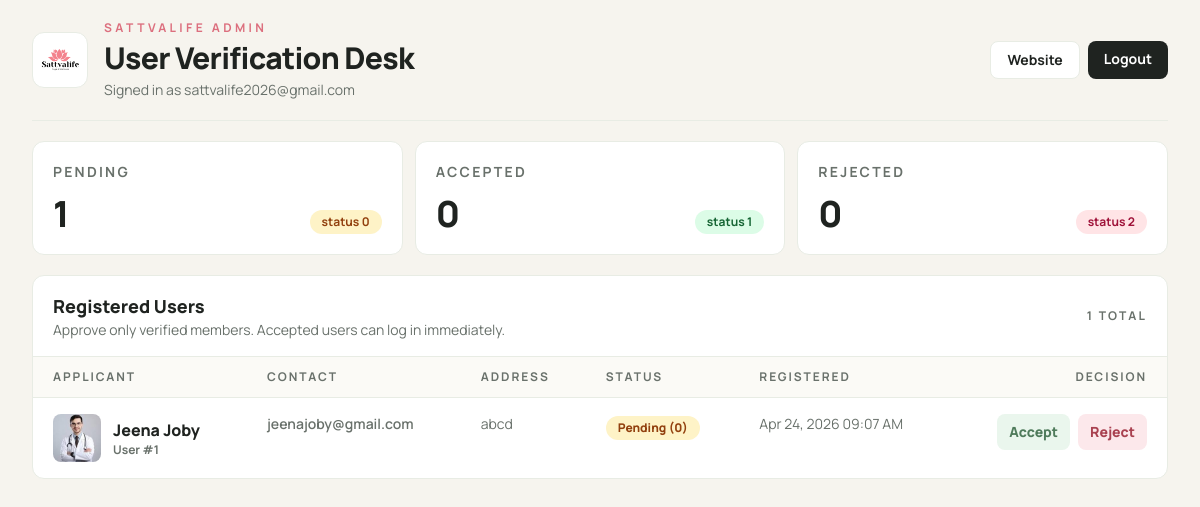
Page /admin-panel/ (signed in) on the earlier database version.
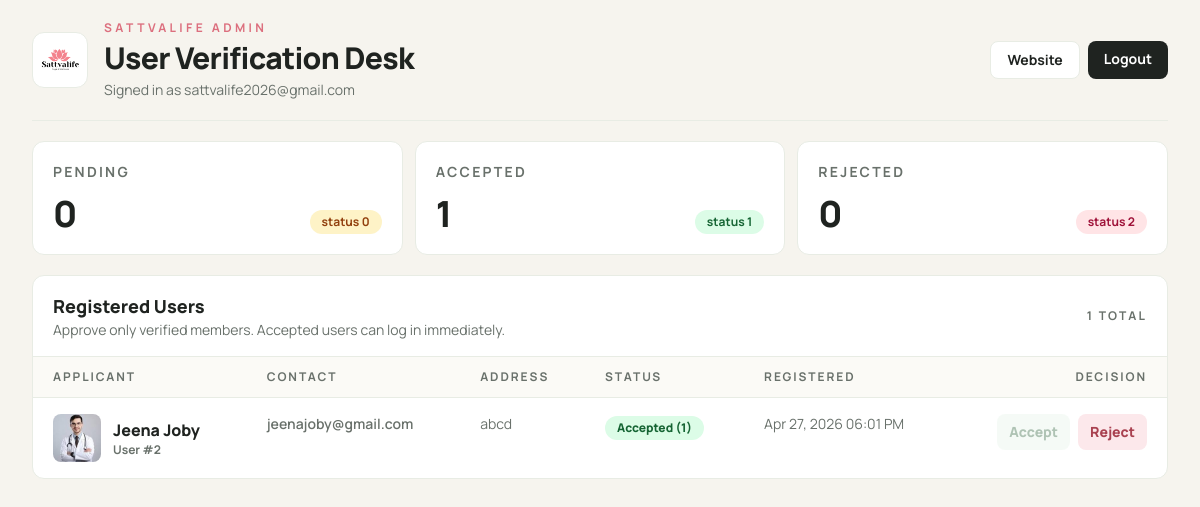
Same page on the later database version.
### Administrator/models.py (models this page shows, shortened)
class Administrators(models.Model):
    name = models.CharField(max_length=150)
    email = models.EmailField(unique=True)
    password = models.CharField(max_length=128)
    created_at = models.DateTimeField(auto_now_add=True)
    updated_at = models.DateTimeField(auto_now=True)
    class Meta:
        db_table = "administrators"
        ordering = ["name", "id"]

### User/models.py (models this page shows, shortened)
class Users(models.Model):
    STATUS_PENDING = 0
    STATUS_ACCEPTED = 1
    STATUS_REJECTED = 2
    STATUS_CHOICES = (
        (STATUS_PENDING, "Pending"),
        (STATUS_ACCEPTED, "Accepted"),
        (STATUS_REJECTED, "Rejected"),
    )
    name = models.CharField(max_length=150)
    email = models.EmailField(unique=True)
    password = models.CharField(max_length=128)
    address = models.TextField()
    photo = models.ImageField(upload_to="user_photos/")
    status = models.PositiveSmallIntegerField(choices=STATUS_CHOICES, default=STATUS_PENDING)
    created_at = models.DateTimeField(auto_now_add=True)
    updated_at = models.DateTimeField(auto_now=True)
    class Meta:
        db_table = "users"
        ordering = ["name", "id"]
    @property
    def is_accepted(self):
        return self.status == self.STATUS_ACCEPTED

### Administrator/views.py (the view)
# urls.py: path("", views.Dashboard, name="dashboard"),
@admin_login_required
def Dashboard(request):
    users = Users.objects.all().order_by("status", "-created_at", "name")
    context = {
        "users": users,
        "pending_count": users.filter(status=Users.STATUS_PENDING).count(),
        "accepted_count": users.filter(status=Users.STATUS_ACCEPTED).count(),
        "rejected_count": users.filter(status=Users.STATUS_REJECTED).count(),
    }
    return render(request, "Administrator/dashboard.html", context)

### Administrator/session_auth.py (called while the page is built)
def get_current_admin(request):
    admin_id = request.session.get(APP_ADMIN_SESSION_KEY)
    if not admin_id:
        return None
    try:
        return Administrators.objects.get(pk=admin_id)
    except Administrators.DoesNotExist:
        request.session.pop(APP_ADMIN_SESSION_KEY, None)
        request.session.modified = True
        return None

def admin_login_required(view_func):
    @wraps(view_func)
    def wrapped(request, *args, **kwargs):
        if get_current_admin(request) is None:
            return redirect(f"/login/?next={request.get_full_path()}")
        return view_func(request, *args, **kwargs)
    return wrapped

### Guest/context_processors.py (called while the page is built)
def session_accounts(request):
    return {
        "current_user": get_current_user(request),
        "current_admin": get_current_admin(request),
    }

### User/session_auth.py (called while the page is built)
def get_current_user(request):
    user_id = request.session.get(APP_USER_SESSION_KEY)
    if not user_id:
        return None
    try:
        user = Users.objects.get(pk=user_id)
    except Users.DoesNotExist:
        request.session.pop(APP_USER_SESSION_KEY, None)
        request.session.modified = True
        return None
    if not user.is_accepted:
        request.session.pop(APP_USER_SESSION_KEY, None)
        request.session.modified = True
        return None
    return user

### Templates/Administrator/dashboard.html (shortened to what this page needs)
<!DOCTYPE html>
{% load static %}
<html lang="en">
<head>
    <script src="https://cdn.tailwindcss.com"></script>
</head>
<body class="min-h-screen bg-[#f6f4ee] text-[var(--ink)]">
    <main class="mx-auto min-h-screen max-w-7xl px-4 py-5 sm:px-6 lg:px-8">
        <header class="mb-5 flex flex-col gap-4 border-b border-[var(--line)] pb-5 lg:flex-row lg:items-center lg:justify-between">
            <div class="flex items-center gap-4">
                <div class="flex h-14 w-14 items-center justify-center rounded-xl border border-[var(--line)] bg-white">
                    <img src="{% static 'sly-logo-spaces.png' %}" alt="SattvaLife Yoga Logo" class="h-10 w-auto object-contain">
                </div>
                <div>
                    <p class="text-xs font-bold uppercase tracking-[0.28em] text-[var(--rose)]">SattvaLife Admin</p>
                    <h1 class="mt-1 text-2xl font-extrabold tracking-tight sm:text-3xl">User Verification Desk</h1>
                    <p class="mt-1 text-sm text-[var(--muted)]">
                        {% if current_admin %}Signed in as {{ current_admin.email }}{% else %}Review access requests{% endif %}
                    </p>
                </div>
            </div>
            <div class="flex flex-wrap gap-2">
                <a href="{% url 'Guest:landing' %}" class="rounded-lg border border-[var(--line)] bg-white px-4 py-2 text-sm font-bold text-[var(--ink)] transition hover:border-[#cfd7ca]">
                    Website
                </a>
                <a href="{% url 'Administrator:logout' %}" class="rounded-lg bg-[var(--ink)] px-4 py-2 text-sm font-bold text-white transition hover:bg-black">
                    Logout
                </a>
            </div>
        </header>
        <section class="mb-5 grid grid-cols-1 gap-3 md:grid-cols-3">
            <article class="rounded-xl border border-[var(--line)] bg-white p-5">
                <p class="text-sm font-bold uppercase tracking-[0.16em] text-[var(--muted)]">Pending</p>
                <div class="mt-3 flex items-end justify-between">
                    <p class="text-4xl font-extrabold">{{ pending_count }}</p>
                    <span class="rounded-full bg-amber-100 px-3 py-1 text-xs font-bold text-amber-800">status 0</span>
                </div>
            </article>
            <article class="rounded-xl border border-[var(--line)] bg-white p-5">
                <p class="text-sm font-bold uppercase tracking-[0.16em] text-[var(--muted)]">Accepted</p>
                <div class="mt-3 flex items-end justify-between">
                    <p class="text-4xl font-extrabold">{{ accepted_count }}</p>
                    <span class="rounded-full bg-green-100 px-3 py-1 text-xs font-bold text-green-800">status 1</span>
                </div>
            </article>
            <article class="rounded-xl border border-[var(--line)] bg-white p-5">
                <p class="text-sm font-bold uppercase tracking-[0.16em] text-[var(--muted)]">Rejected</p>
                <div class="mt-3 flex items-end justify-between">
                    <p class="text-4xl font-extrabold">{{ rejected_count }}</p>
                    <span class="rounded-full bg-rose-100 px-3 py-1 text-xs font-bold text-rose-800">status 2</span>
                </div>
            </article>
        </section>
        <section class="overflow-hidden rounded-xl border border-[var(--line)] bg-white">
            <div class="flex flex-col gap-2 border-b border-[var(--line)] px-5 py-4 sm:flex-row sm:items-center sm:justify-between">
                <div>
                    <h2 class="text-lg font-extrabold">Registered Users</h2>
                    <p class="text-sm text-[var(--muted)]">Approve only verified members. Accepted users can log in immediately.</p>
                </div>
                <p class="text-xs font-bold uppercase tracking-[0.18em] text-[var(--muted)]">{{ users|length }} total</p>
            </div>
            {% if users %}
            <div class="overflow-x-auto">
                <table class="min-w-full divide-y divide-[var(--line)]">
                    <thead class="bg-[#fbfaf6]">
                        <tr class="text-left text-xs font-extrabold uppercase tracking-[0.16em] text-[var(--muted)]">
                            <th class="px-5 py-3">Applicant</th>
                            <th class="px-5 py-3">Contact</th>
                            <th class="px-5 py-3">Address</th>
                            <th class="px-5 py-3">Status</th>
                            <th class="px-5 py-3">Registered</th>
                            <th class="px-5 py-3 text-right">Decision</th>
                        </tr>
                    </thead>
                    <tbody class="divide-y divide-[var(--line)]">
                        {% for user in users %}
                        <tr class="align-top transition hover:bg-[#fbfaf6]">
                            <td class="px-5 py-4">
                                <div class="flex items-center gap-3">
                                    {% if user.photo %}
                                    <img src="{{ user.photo.url }}" alt="{{ user.name }}" class="h-12 w-12 rounded-lg object-cover">
                                    {% else %}
                                    <div class="flex h-12 w-12 items-center justify-center rounded-lg bg-[#f2e4e6] text-lg font-extrabold text-[var(--rose)]">
                                        {{ user.name|slice:":1" }}
                                    </div>
                                    {% endif %}
                                    <div>
                                        <p class="font-extrabold">{{ user.name }}</p>
                                        <p class="text-xs font-bold text-[var(--muted)]">User #{{ user.id }}</p>
                                    </div>
                                </div>
                            </td>
                            <td class="px-5 py-4 text-sm font-semibold text-[var(--muted)]">{{ user.email }}</td>
                            <td class="max-w-xs px-5 py-4 text-sm text-[var(--muted)]">{{ user.address }}</td>
                            <td class="px-5 py-4">
                                <span class="inline-flex rounded-full px-3 py-1 text-xs font-extrabold {% if user.status == 0 %}bg-amber-100 text-amber-800{% elif user.status == 1 %}bg-green-100 text-green-800{% else %}bg-rose-100 text-rose-800{% endif %}">
                                    {{ user.get_status_display }} ({{ user.status }})
                                </span>
                            </td>
                            <td class="px-5 py-4 text-sm text-[var(--muted)]">{{ user.created_at|date:"M d, Y h:i A" }}</td>
                            <td class="px-5 py-4">
                                <div class="flex justify-end gap-2">
                                    <form method="post" action="{% url 'Administrator:accept_user' user.id %}">
                                        <button type="submit" class="rounded-lg bg-[#eaf6ed] px-3 py-2 text-sm font-extrabold text-[var(--sage)] transition hover:bg-[#dbefdf] disabled:cursor-not-allowed disabled:opacity-45" {% if user.status == 1 %}disabled{% endif %}>
                                            Accept
                                        </button>
                                    </form>
                                    <form method="post" action="{% url 'Administrator:reject_user' user.id %}">
                                        <button type="submit" class="rounded-lg bg-[#fce8eb] px-3 py-2 text-sm font-extrabold text-[#a94150] transition hover:bg-[#f8d8de] disabled:cursor-not-allowed disabled:opacity-45" {% if user.status == 2 %}disabled{% endif %}>
                                            Reject
                                        </button>
                                    </form>
                                </div>
                            </td>
                        </tr>
                        {% endfor %}
                    </tbody>
                </table>
            </div>
            {% else %}
            <div class="px-6 py-16 text-center">
                <p class="text-xl font-extrabold">No registered users yet</p>
                <p class="mt-2 text-sm text-[var(--muted)]">New signup requests will appear here for verification.</p>
            </div>
            {% endif %}
        </section>
    </main>
</body>
</html>

### Templates/Administrator/dashboard.html (style rules this page uses)
:root { --ink: #1f2320; --muted: #69716b; --line: #e8ece4; --rose: #dc6f7e; --sage: #4f7b5b; }
body { font-family: "Manrope", sans-serif; }

Differences in the rows shown:
removed Users: photo (picture), name "Jeena Joby", id "1", email "jeenajoby@gmail.com", address "abcd", status "Pending", status "0", created_at "Apr 24, 2026 09:07 AM"
added Users: photo (picture), name "Jeena Joby", id "2", email "jeenajoby@gmail.com", address "abcd", status "Accepted", status "1", created_at "Apr 27, 2026 06:01 PM"
Other differences:
{{ pending_count }}: "1" → "0"
{{ accepted_count }}: "0" → "1"
